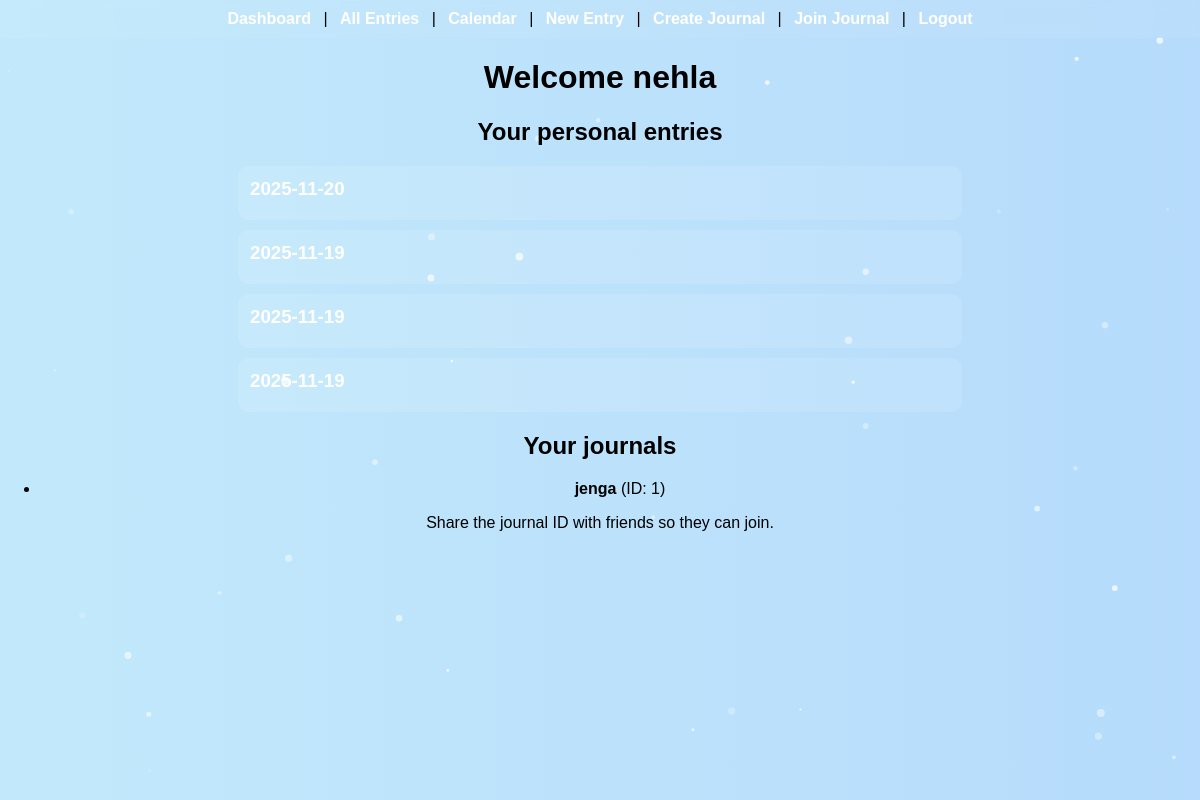
The app's page /dashboard (signed in) with its own data.
### tables this page shows
CREATE TABLE users (
        id INTEGER PRIMARY KEY AUTOINCREMENT,
        email TEXT UNIQUE NOT NULL,
        password_hash TEXT NOT NULL,
        name TEXT
    );

CREATE TABLE entries (
        id INTEGER PRIMARY KEY AUTOINCREMENT,
        owner_id INTEGER NOT NULL,
        journal_id INTEGER, -- NULL for personal
        entry_date TEXT NOT NULL,
        content TEXT NOT NULL,
        is_public INTEGER DEFAULT 0,
        FOREIGN KEY(owner_id) REFERENCES users(id),
        FOREIGN KEY(journal_id) REFERENCES journals(id)
    );

CREATE TABLE journals (
        id INTEGER PRIMARY KEY AUTOINCREMENT,
        name TEXT NOT NULL,
        owner_id INTEGER NOT NULL,
        FOREIGN KEY(owner_id) REFERENCES users(id)
    );

### app.py (the view)
@app.route("/dashboard")
@login_required
def dashboard():
    user = g.get("user") or current_user()
    db = get_db()
    personal = db.execute(
        "SELECT * FROM entries WHERE owner_id = ? AND journal_id IS NULL ORDER BY id DESC",
        (user["id"],)
    ).fetchall()
    owned = db.execute("SELECT * FROM journals WHERE owner_id = ?", (user["id"],)).fetchall()
    member = db.execute("""
        SELECT j.* FROM journals j
        JOIN journal_members m ON m.journal_id = j.id
        WHERE m.user_id = ?
    """, (user["id"],)).fetchall()
    journals = {j["id"]: j for j in owned}
    for j in member:
        journals[j["id"]] = j
    journals = list(journals.values())
    return render_template("dashboard.html", user=user, personal=personal, journals=journals)

### app.py (called while the page is built)
def get_db():
    if "db" not in g:
        g.db = sqlite3.connect(DB)
        g.db.row_factory = sqlite3.Row
    return g.db

def current_user():
    if getattr(g, "current_user", None) is not None:
        return g.current_user
    user_id = session.get("user_id")
    if not user_id:
        g.current_user = None
        return None
    db = get_db()
    user = db.execute("SELECT * FROM users WHERE id = ?", (user_id,)).fetchone()
    g.current_user = user  # maybe None
    return user

def login_required(f):
    @wraps(f)
    def wrapper(*args, **kwargs):
        user = current_user()
        if user is None:
            flash("Please log in first.", "warning")
            return redirect(url_for("login"))
        g.user = user
        return f(*args, **kwargs)
    return wrapper

### templates/dashboard.html (shortened to what this page needs)
{% extends "base.html" %}
{% block content %}
  <h1>Welcome {{ user.name or user.email }}</h1>
  <section>
    <h2>Your personal entries</h2>
    {% if personal %}
      {% for e in personal %}
        <div class="entry" data-date="{{ e['entry_date'] }}">
          <h3>{{ e['entry_date'] }}</h3>
        </div>
      {% endfor %}
    {% else %}
      <p>No personal entries yet. Make one: <a href="{{ url_for('new_entry') }}">New Entry</a></p>
    {% endif %}
  </section>
  <section>
    <h2>Your journals</h2>
    {% if journals %}
      <ul>
      {% for j in journals %}
        <li><strong>{{ j['name'] }}</strong> (ID: {{ j['id'] }})</li>
      {% endfor %}
      </ul>
      <p>Share the journal ID with friends so they can join.</p>
    {% else %}
      <p>No journals yet. <a href="{{ url_for('create_journal') }}">Create one</a> or <a href="{{ url_for('join_journal') }}">join</a>.</p>
    {% endif %}
  </section>
{% endblock %}

### static/style.css (style rules this page uses)
body { margin: 0; font-family: Arial, sans-serif; text-align: center; background: linear-gradient(270deg, #ffecd2, #fcb69f, #a1c4fd, #c2e9fb); background-size: 800% 800%; animation: gradientBG 20s ease infinite; min-height: 100vh; }
.entry { width: 90%; max-width: 700px; margin: 10px auto; background: rgba(255,255,255,0.12); padding: 12px; border-radius: 10px; color: white; text-align:left; cursor: pointer; }
.entry h3 { margin: 0 0 8px 0; }

### records on screen
users: name "nehla"
entries: entry_date "2025-11-20"
entries: entry_date "2025-11-19"
entries: entry_date "2025-11-19"
entries: entry_date "2025-11-19"
journals: name "jenga", id "1"
